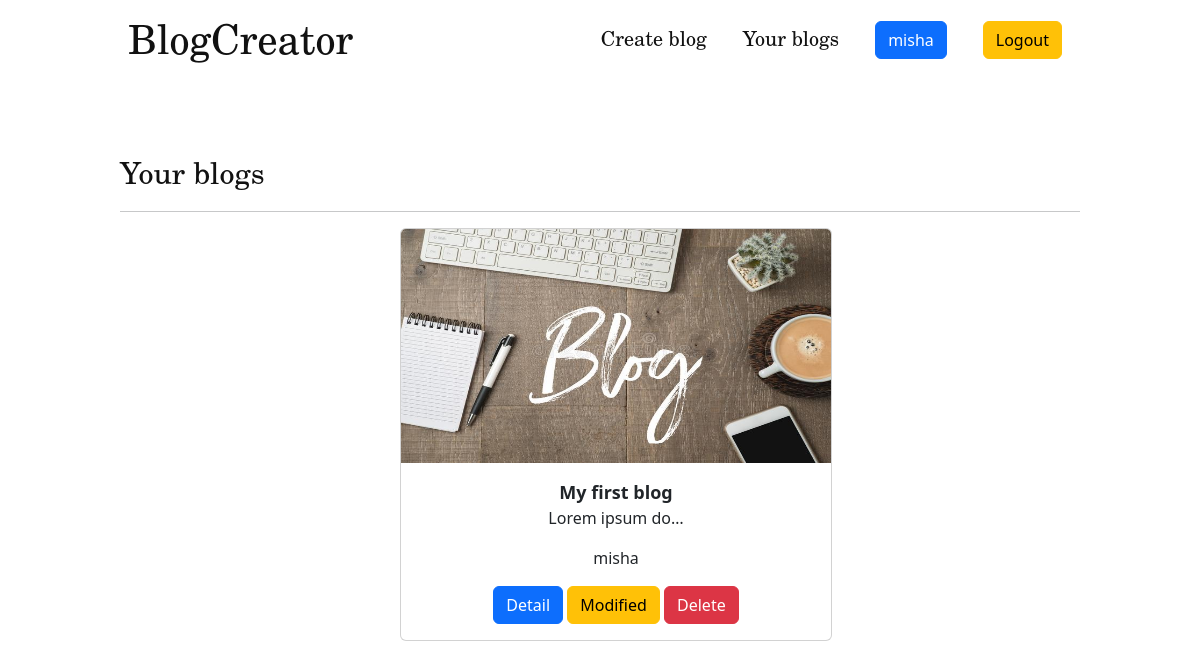
Before: /personal_blogs/ (signed in) with the older database file.
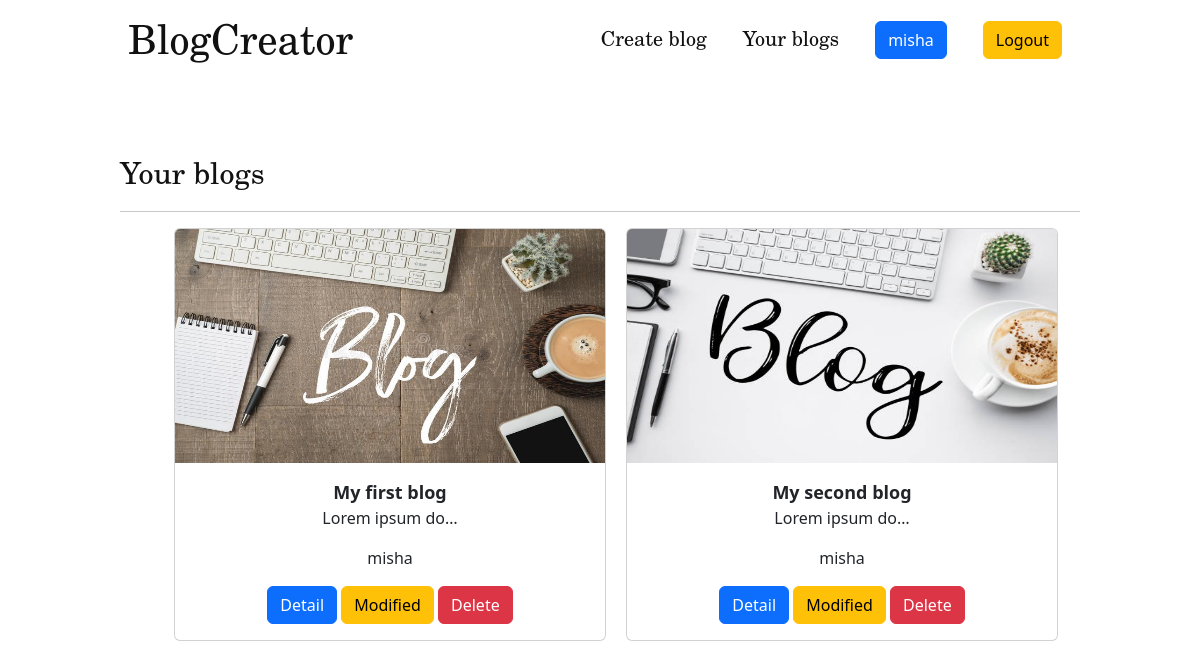
After: the same page with the newer database file.
### blog/models.py (models this page shows)
class Blog(models.Model):
    title = models.CharField(max_length=100)
    content = models.TextField(blank=True)
    blog_photo = models.ImageField(upload_to='photos/')
    time_create = models.DateTimeField(auto_now_add=True)
    user = models.ForeignKey(User, on_delete=models.CASCADE, null=True)
    def get_absolute_url(self):
        return reverse('blog_detail', kwargs={'blog_id': self.pk})

### blog/views.py (the view)
# urls.py: path('personal_blogs/', PersonalBlogs.as_view(), name='personal_blogs'),
class PersonalBlogs(ListView):
    paginate_by = 2
    model = Blog
    template_name = 'blog/personal_blogs.html'
    context_object_name = 'blogs'
    def get_queryset(self):
        return Blog.objects.filter(user=self.request.user)
    def get_context_data(self, *, object_list=None, **kwargs):
        context = super().get_context_data(**kwargs)
        context['title'] = 'Main page'
        return context

### blog/templates/blog/personal_blogs.html (shortened to what this page needs)
{% extends 'blog/base.html' %}
{% load static %}
{% block content %}
  <div class="content">
      <span>Your blogs</span>
      <hr>
      <ul>
          {% for x in blogs %}
              <li>
                  <div class="card text-center" style="width: 27rem; margin: 0 auto;">
                      <img src="{{ x.blog_photo.url }}" class="card-img-top" alt="..." style="width: 100%; height: 234px;">
                      <div class="card-body">
                          <span class="card-title" style="font-size: 18px;"><b>{{ x.title|truncatechars:40 }}</b></span>
                          <p class="card-text">{{ x.content|truncatechars:15}}</p>
                          <p class="card-text">{{ x.user }}</p>
                          <a href="{{ x.get_absolute_url }}" class="btn btn-primary">Detail</a>
                          {% if x.user == request.user %}
                              <a href="{% url 'modified_blog' x.id %}" class="btn btn-warning">Modified</a>
                              <a href="{% url 'delete_blog' x.id %}" class="btn btn-danger">Delete</a>
                          {% endif %}
                      </div>
                  </div>
              </li>
          {% endfor %}
      </ul>
  </div>
{% endblock %}

Changed rows visible on the page:
added Blog: blog_photo (picture), title "My second blog", content "Lorem ipsum do…", user "misha", shows "Modified"
